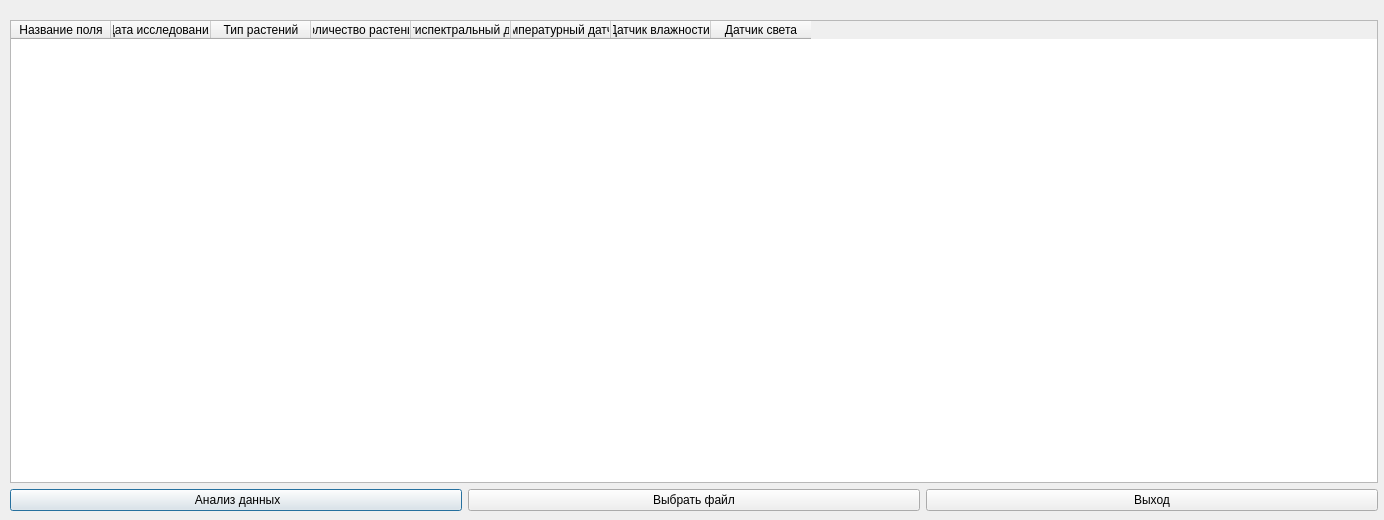
<?xml version="1.0" encoding="UTF-8"?>
<ui version="4.0">
 <class>basic</class>
 <widget class="QDialog" name="basic">
  <property name="geometry">
   <rect>
    <x>0</x>
    <y>0</y>
    <width>1384</width>
    <height>520</height>
   </rect>
  </property>
  <property name="windowTitle">
   <string>Dialog</string>
  </property>
  <widget class="QWidget" name="layoutWidget">
   <property name="geometry">
    <rect>
     <x>10</x>
     <y>20</y>
     <width>1368</width>
     <height>491</height>
    </rect>
   </property>
   <layout class="QVBoxLayout" name="verticalLayout_2">
    <item>
     <widget class="QTableWidget" name="tableWidget_2">
      <column>
       <property name="text">
        <string>Название поля</string>
       </property>
      </column>
      <column>
       <property name="text">
        <string>Дата исследования</string>
       </property>
      </column>
      <column>
       <property name="text">
        <string>Тип растений</string>
       </property>
      </column>
      <column>
       <property name="text">
        <string>Количество растений</string>
       </property>
      </column>
      <column>
       <property name="text">
        <string>Мультиспектральный датчик</string>
       </property>
      </column>
      <column>
       <property name="text">
        <string>Температурный датчик</string>
       </property>
      </column>
      <column>
       <property name="text">
        <string>Датчик влажности </string>
       </property>
      </column>
      <column>
       <property name="text">
        <string>Датчик света</string>
       </property>
      </column>
     </widget>
    </item>
    <item>
     <layout class="QHBoxLayout" name="horizontalLayout_2">
      <item>
       <widget class="QPushButton" name="pushButton_4">
        <property name="text">
         <string> Анализ данных</string>
        </property>
       </widget>
      </item>
      <item>
       <widget class="QPushButton" name="pushButton_5">
        <property name="text">
         <string>Выбрать файл</string>
        </property>
       </widget>
      </item>
      <item>
       <widget class="QPushButton" name="pushButton_6">
        <property name="text">
         <string>Выход</string>
        </property>
       </widget>
      </item>
     </layout>
    </item>
   </layout>
  </widget>
 </widget>
 <resources/>
 <connections/>
</ui>
